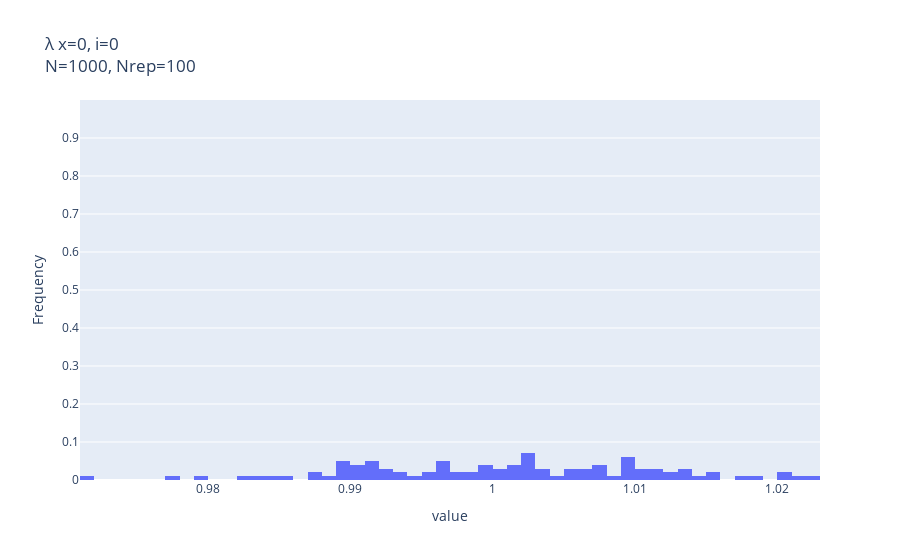
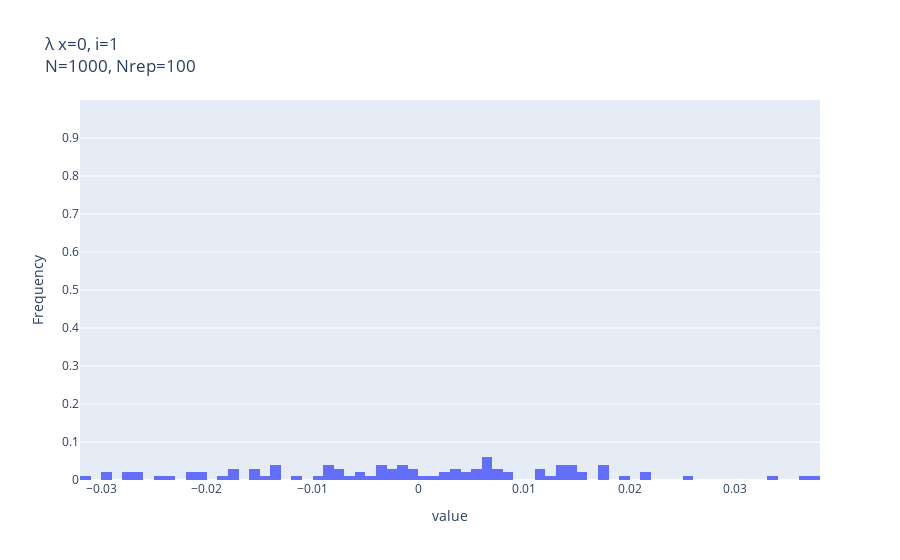

The cell these charts' notebook holds for them, in order:
### Code cell
for x, eigs_list in tqdm(enumerate([eigs_list_0, eigs_list_1])):  # 各測定値
    for i, value_list  in tqdm(enumerate(eigs_list)):  # 各固有値
        n_rep = iterations
        n = num_data[0]
        title = f"λ x={x}, i={i}"
        title += "<br>"
        title += f"N={n}, Nrep={n_rep}"
        
        fig = physicality_violation_check.make_prob_dist_histogram(value_list, bin_size=0.001)
        fig.update_layout(title=title)  # TODO
        fig.show()
